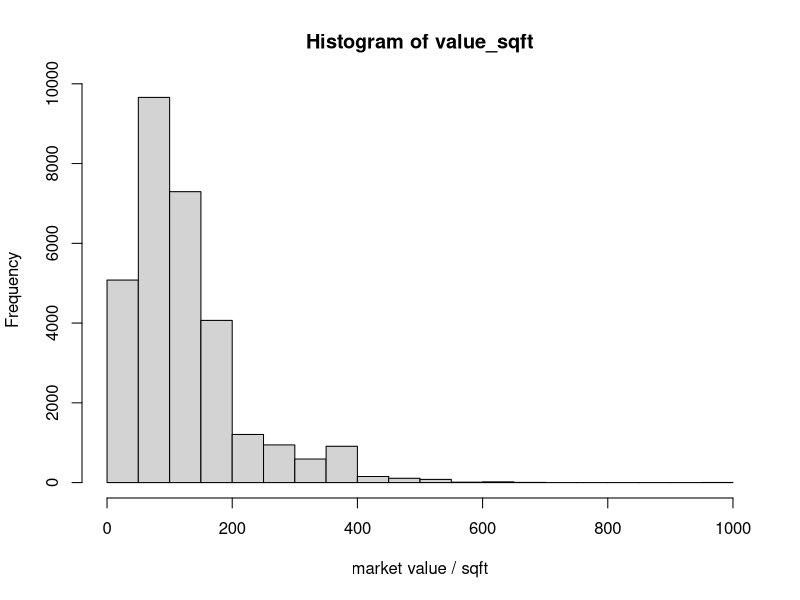
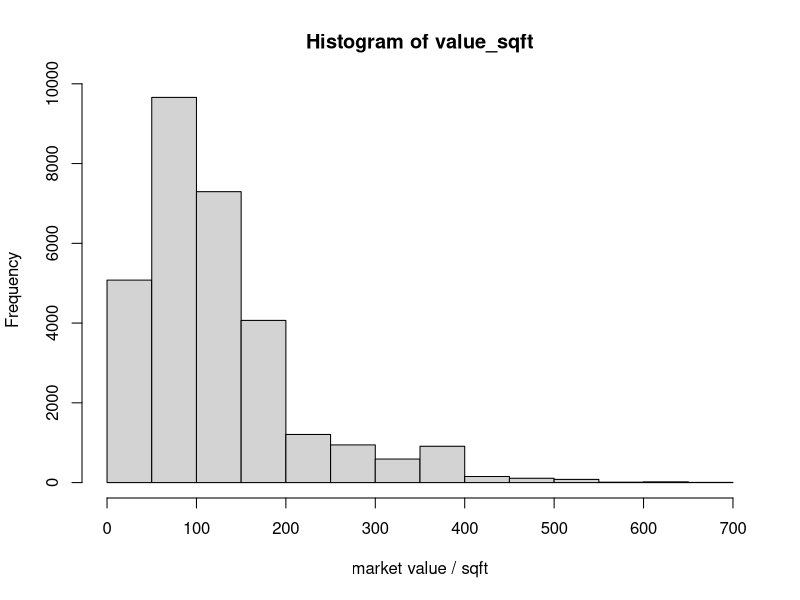
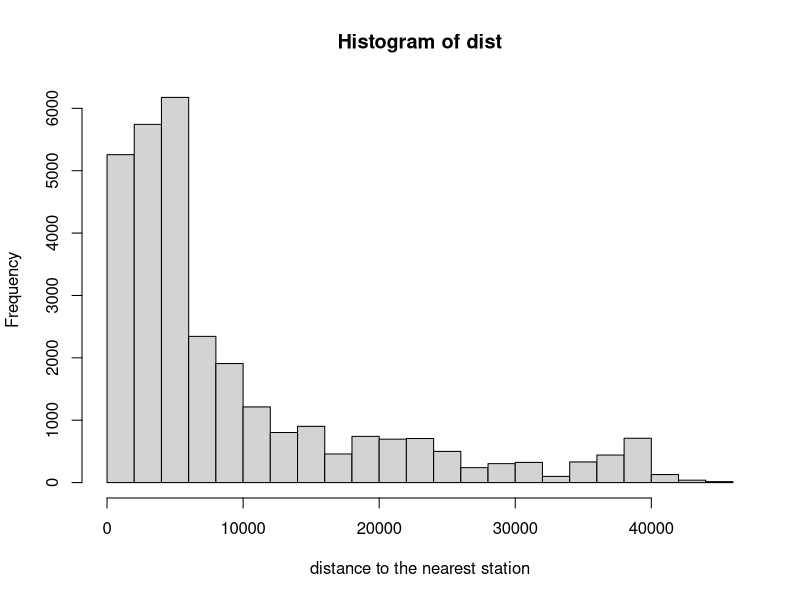
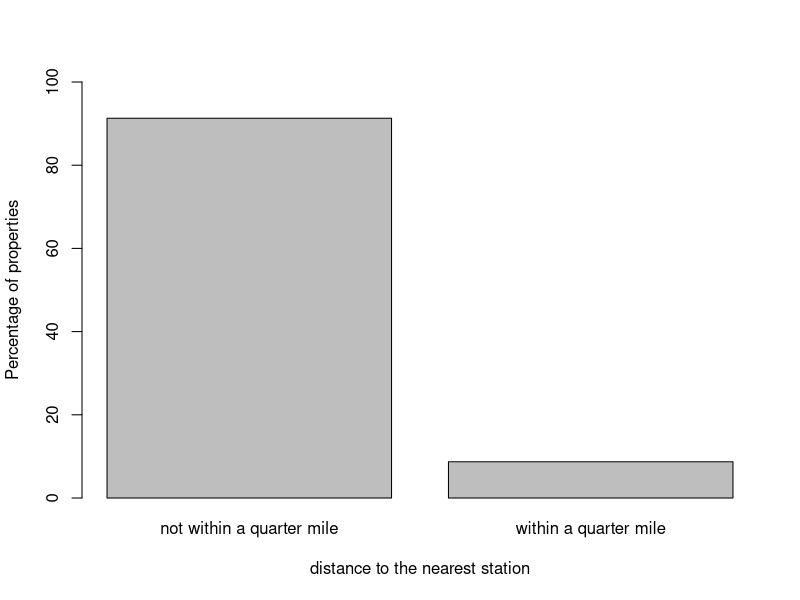
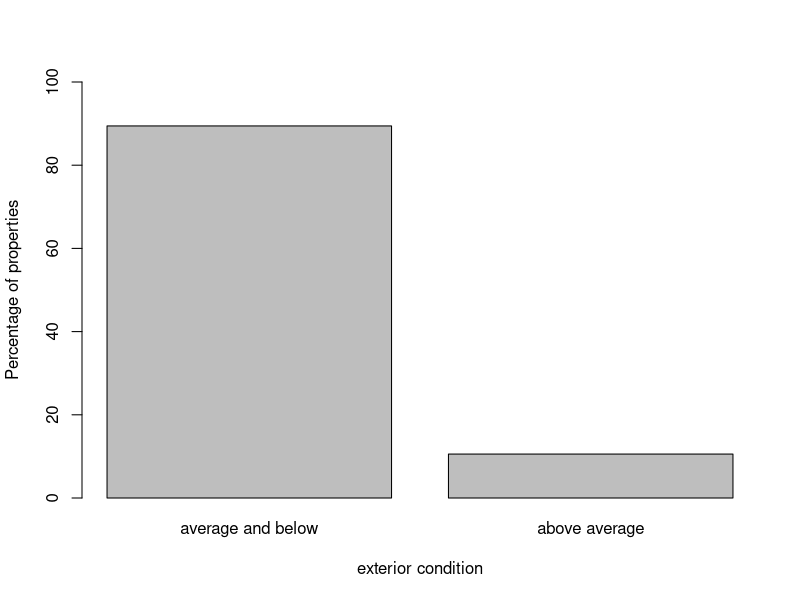
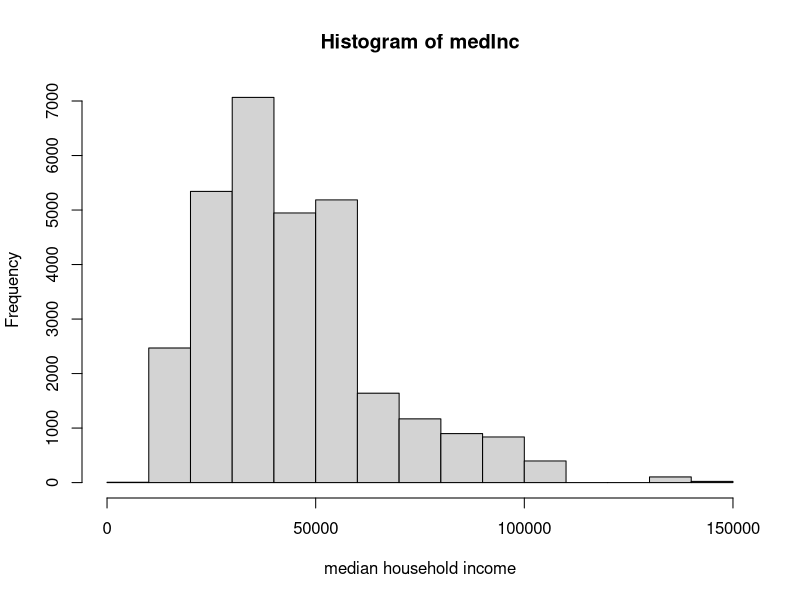
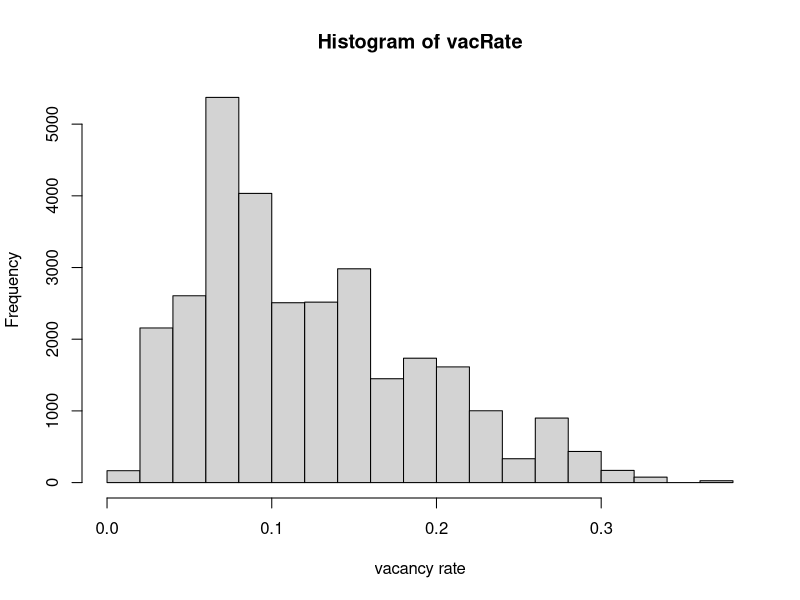

R code for these plots, in order:
## ---- chunk 1
knitr::opts_chunk$set(echo = TRUE)
## ---- chunk 2
library(dplyr)
# load the prepared property assessment data set
dat<-read.csv("dat.csv")
dim(dat)
head(dat)
## ---- chunk 3
# value_sqft
hist(dat$value_sqft,xlab="market value / sqft",main="Histogram of value_sqft")
## ---- chunk 4
summary(dat$value_sqft)
sd(dat$value_sqft)
## ---- chunk 5
# exclude extreme outliers for value_sqft
dat<-filter(dat,dat$value_sqft!=min(dat$value_sqft))
dat<-filter(dat,dat$value_sqft<900)
hist(dat$value_sqft,xlab="market value / sqft",main="Histogram of value_sqft")
## ---- chunk 6
# filter out faulty records
dat<-filter(dat,dat$dist!=-1)
## ---- chunk 7
hist(dat$dist,xlab="distance to the nearest station",main="Histogram of dist")
summary(dat$dist)
sd(dat$dist)
## ---- chunk 8
# qrtmile
qrtmileTab<-rbind(table(dat$qrtmile),c(1-mean(dat$qrtmile),mean(dat$qrtmile))*100)
rownames(qrtmileTab)<-c("frequency","percentage")
qrtmileTab[1,]<-as.integer(qrtmileTab[1,])
qrtmileTab<-t(qrtmileTab)
qrtmileTab
barplot(c(1-mean(dat$qrtmile),mean(dat$qrtmile))*100,names.arg = c("not within a quarter mile","within a quarter mile"),ylim=c(0,100), xlab="distance to the nearest station",ylab="Percentage of properties")
## ---- chunk 9
# condition
condTab<-rbind(table(dat$condition),c(1-mean(dat$condition),mean(dat$condition))*100)
rownames(condTab)<-c("frequency","percentage")
condTab[1,]<-as.integer(condTab[1,])
condTab<-t(condTab)
condTab
barplot(c(1-mean(dat$condition),mean(dat$condition))*100,names.arg = c("average and below","above average"),ylim=c(0,100), xlab="exterior condition",ylab="Percentage of properties")
## ---- chunk 10
# medInc
hist(dat$medInc,xlab="median household income",main="Histogram of medInc")
summary(dat$medInc)
sd(dat$medInc)
## ---- chunk 11
# vacRate
hist(dat$vacRate,xlab="vacancy rate",main="Histogram of vacRate")
summary(dat$vacRate)
sd(dat$vacRate)
